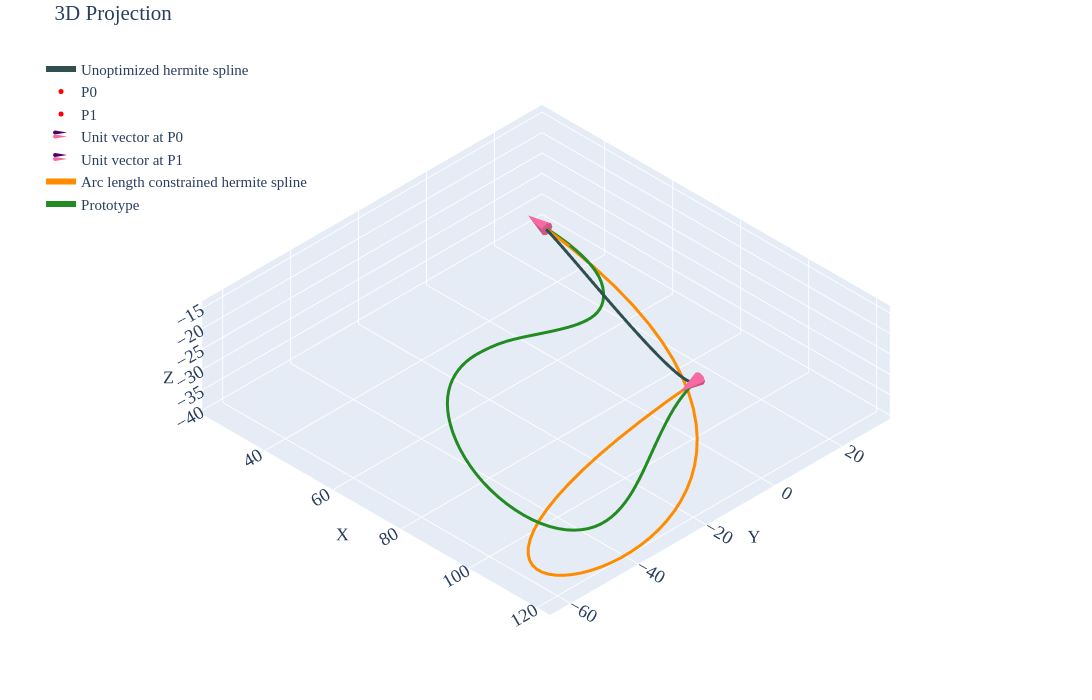

The cell this chart's notebook holds for it:
### Markdown cell above
## Case 03v1

### Code cell
df=pd.read_csv('../data/case-03v1-prototype.csv')
prt=df.iloc[10:,2:].reset_index(drop=True)

p0=df.iloc[5,2:].values.astype(float)    # Point0
p1=df.iloc[6,2:].values.astype(float)    # Point1
u0=df.iloc[8,2:].values.astype(float)    # Unit Vector @ Point0
u1=df.iloc[9,2:].values.astype(float)    # Unit Vector @ Point1
m0=df.iloc[2,1]                          # Magnitude for Vector1
m1=df.iloc[3,1]                          # Magnitude for Vector2
u0_init=u0*m0
u1_init=u1*m1
spl=utils.hermite(p0, p1, u0_init, u1_init,num_points=51)

tgt=utils.length(prt.values)             # Target spline length

obj_fn=lambda x: utils.length(utils.hermite(p0,p1,x*u0,x*u1)) - tgt
sol=optimize.root_scalar(obj_fn, bracket=[0, tgt*3], method='brentq')
solx=sol.root
u0_final=solx*u0
u1_final=solx*u1
spl=utils.hermite(p0,p1,u0_init,u1_init,num_points=51)
spl_tgt=utils.hermite(p0,p1,u0_final,u1_final,num_points=51)

print(f'Length of the Prototype Spline: {utils.length(prt.values):.5f}')
print(f'Given target spline length: {tgt:.5f}')
print(f'Length of the Hermite Spline: {utils.length(spl.astype(float)):.5f}')
print(f'Achieved Length of the Hermite Spline: {utils.length(spl_tgt.astype(float)):.5f}')
print(f'\nComputed Magnitude (X): {solx:.4f}')

utils.plotter(spl,p0,p1,u0_init,u1_init,tgt=spl_tgt,prt=prt.values,cne=6,intr='d')
